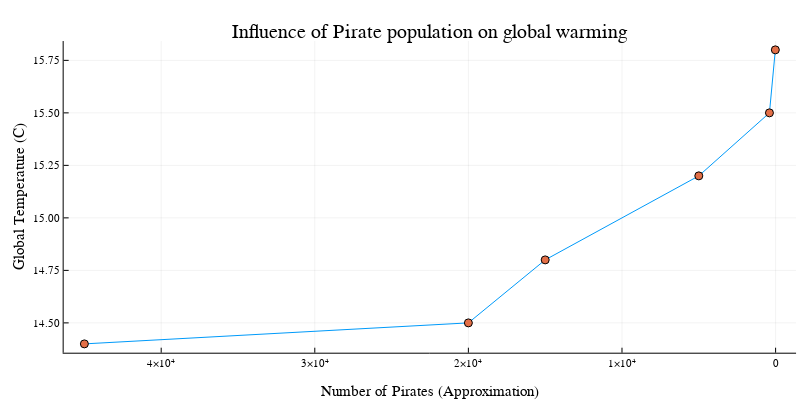

Source (notebook cell):
### Code cell
# First plot the data
plot(numPirates,globalTemperatures,legend=false)
scatter!(numPirates,globalTemperatures,legend=false)

# This reverses the axis
xflip!()

# Add titles and labels
xlabel!("Number of Pirates (Approximation)")
ylabel!("Global Temperature (C)")
title!("Influence of Pirate population on global warming")

### Figure 1 — Plotly figure (JSON) as saved in the notebook; plotly's stock layout.template omitted (floating-point values rounded to 4 significant figures)
{"data": [{"colorbar": {"title": ""}, "legendgroup": "y1", "line": {"color": "rgba(0, 154, 250, 1.000)", "dash": "solid", "shape": "linear", "width": 1}, "mode": "lines", "name": "y1", "showlegend": true, "type": "scatter", "x": [45000, 20000, 15000, 5000, 400, 17], "xaxis": "x1", "y": [14.4, 14.5, 14.8, 15.2, 15.5, 15.8], "yaxis": "y1", "zmax": null, "zmin": null}, {"colorbar": {"title": ""}, "legendgroup": "y2", "marker": {"color": "rgba(227, 111, 71, 1.000)", "line": {"color": "rgba(0, 0, 0, 1.000)", "width": 1}, "size": 8, "symbol": "circle"}, "mode": "markers", "name": "y2", "showlegend": true, "type": "scatter", "x": [45000, 20000, 15000, 5000, 400, 17], "xaxis": "x1", "y": [14.4, 14.5, 14.8, 15.2, 15.5, 15.8], "yaxis": "y1", "zmax": null, "zmin": null}], "layout": {"annotations": [{"font": {"color": "rgba(0, 0, 0, 1.000)", "family": "sans-serif", "size": 20}, "rotation": 0, "showarrow": false, "text": "Influence of Pirate population on global warming", "x": 0.5373, "xanchor": "center", "xref": "paper", "y": 1, "yanchor": "top", "yref": "paper"}], "height": 400, "margin": {"b": 20, "l": 0, "r": 0, "t": 20}, "paper_bgcolor": "rgba(255, 255, 255, 1.000)", "plot_bgcolor": "rgba(255, 255, 255, 1.000)", "showlegend": false, "width": 800, "xaxis": {"anchor": "y1", "domain": [0.07957, 0.9951], "gridcolor": "rgba(0, 0, 0, 0.100)", "gridwidth": 0.5, "linecolor": "rgba(0, 0, 0, 1.000)", "mirror": false, "range": [46350.0, -1332.0], "showgrid": true, "showline": true, "showticklabels": true, "tickangle": 0, "tickcolor": "rgb(0, 0, 0)", "tickfont": {"color": "rgba(0, 0, 0, 1.000)", "family": "sans-serif", "size": 11}, "tickmode": "array", "ticks": "inside", "ticktext": ["0", "1×10⁴", "2×10⁴", "3×10⁴", "4×10⁴"], "tickvals": [0, 10000, 20000, 30000, 40000], "title": "Number of Pirates (Approximation)", "titlefont": {"color": "rgba(0, 0, 0, 1.000)", "family": "sans-serif", "size": 15}, "type": "-", "visible": true, "zeroline": false, "zerolinecolor": "rgba(0, 0, 0, 1.000)"}, "yaxis": {"anchor": "x1", "domain": [0.07581, 0.9415], "gridcolor": "rgba(0, 0, 0, 0.100)", "gridwidth": 0.5, "linecolor": "rgba(0, 0, 0, 1.000)", "mirror": false, "range": [14.36, 15.84], "showgrid": true, "showline": true, "showticklabels": true, "tickangle": 0, "tickcolor": "rgb(0, 0, 0)", "tickfont": {"color": "rgba(0, 0, 0, 1.000)", "family": "sans-serif", "size": 11}, "tickmode": "array", "ticks": "inside", "ticktext": ["14.50", "14.75", "15.00", "15.25", "15.50", "15.75"], "tickvals": [14.5, 14.75, 15, 15.25, 15.5, 15.75], "title": "Global Temperature (C)", "titlefont": {"color": "rgba(0, 0, 0, 1.000)", "family": "sans-serif", "size": 15}, "type": "-", "visible": true, "zeroline": false, "zerolinecolor": "rgba(0, 0, 0, 1.000)"}}}
